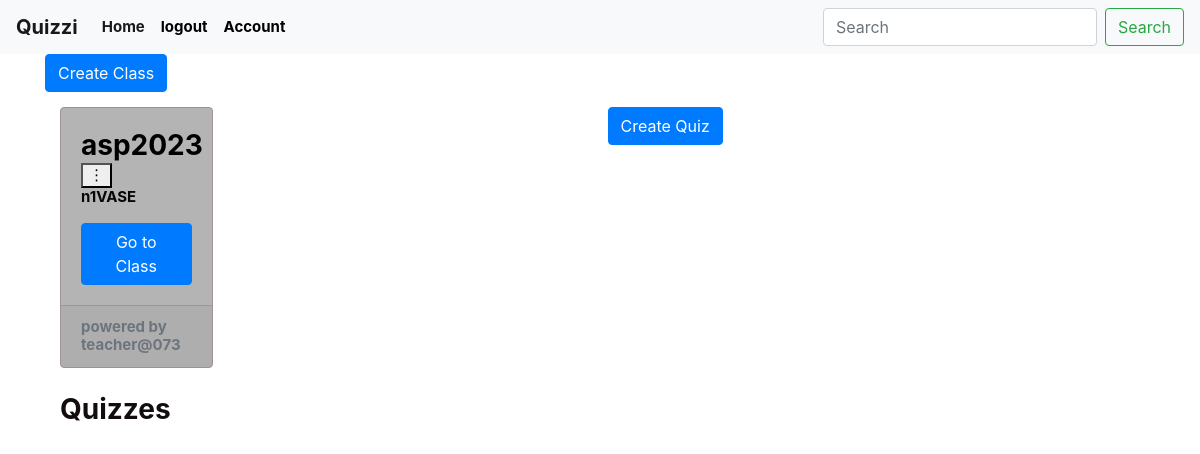
The page /home (signed in) on the database as committed earlier.
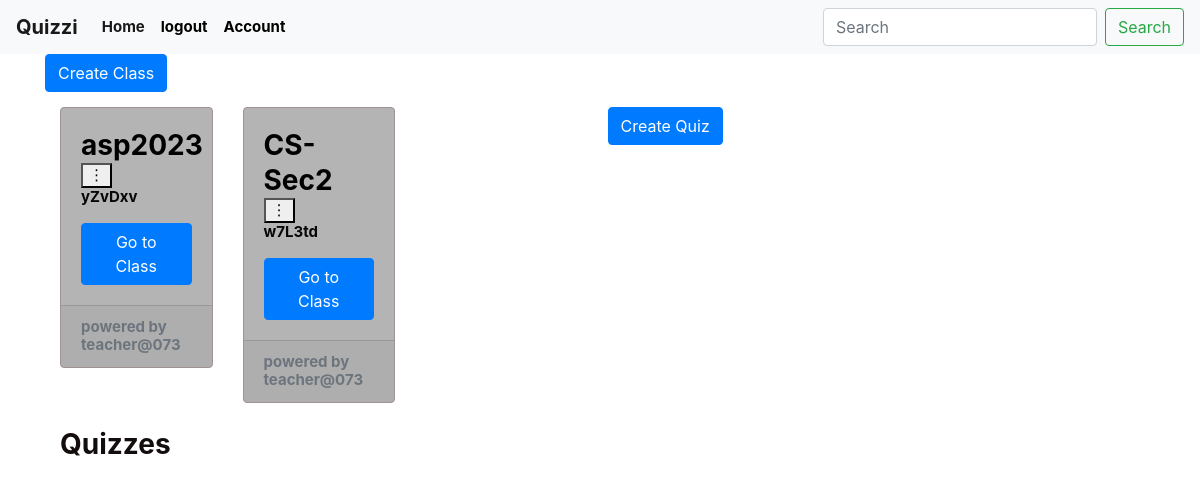
The same page on the database as committed later.
### quiz/models.py (models this page shows, shortened)
class Class(db.Model):
    id = db.Column(db.Integer, primary_key=True)
    username = db.Column(db.String(20),nullable=False)
    class_name = db.Column(db.String(100), nullable=False)
    class_code = db.Column(db.String(6),nullable=False)
    user_id = db.Column(db.Integer, nullable=False)
    nonuserid = db.Column(db.Integer, db.ForeignKey('user.id'), nullable=False)
    assignments = db.relationship('Assignment', backref='classs', lazy=True)
    created_at = db.Column(db.DateTime, server_default=db.func.now())  # Initialized
    quizzes = db.relationship('Quiz',backref='class_',lazy=True)

### quiz/routes.py (the view)
@app.route("/home", methods=['GET'])
def home():
    user = current_user
    role = current_user.role
    if current_user.is_authenticated:
        if role == 'teacher':
            classes = Class.query.filter_by(user_id=current_user.id).all()
        else:
            classes = current_user.classses
        return render_template('home.html', classes=classes, user=user)
    return render_template('home.html', user=user)

### quiz/models.py (called while the page is built)
@login_manager.user_loader
def load_user(user_id):
    return User.query.get(int(user_id))

### quiz/templates/home.html (shortened to what this page needs)
{% extends "layout.html" %}
{% block content %}
{% if user.role == 'teacher' %}
<form method="post" action="{{ url_for('add_class') }}">
    <button type="submit" class="btn btn-primary">Create Class</button>
</form>
{% else %}
<form method="POST" action="{{ url_for('join_class') }}">
    <button type="submit" class="btn btn-primary">Join Class</button>
</form>
{% endif %}
<div class="container-fluid">
    <div class="row">
        <div class="col-md-9">
            <div class="row class-cards">
                {% for classs in classes %}
                <div class="col-md-4">
                    <div class="class-card">
                        <div class="card">
                            <div class="card-body">
                                <tr>
                                    <td>
                                      <h4 style="display: inline-block;"><a href="{{ url_for('class_info', classid=classs.id) }}" style="color: black;">{{ classs.class_name }}</a></h4>
                                    </td>
                                    <td>
                                        <div class="threedot">
                                      <div class="dropdown" style="display: inline-block;">
                                        <button  id="dropdownMenuButton" data-toggle="dropdown"   >
                                            &vellip;
                                        </button>
                                      </div>
                                    </div>
                                    </td>
                                  </tr>
                                <p class="card-text">{{ classs.class_code }}</p>
                                <a href="{{ url_for('class_info', classid=classs.id) }}" class="btn btn-primary">Go to Class</a>
                            </div>
                            <div class="card-footer text-muted">
                                powered by {{ classs.username }}
                            </div>
                        </div>
                    </div>
                </div>
                {% endfor %}
            </div>
        </div>
        <div class="col-md-3">
            <div class="quiz-frame">
                {% if user.role == 'teacher' %}
                <form method="post" action="{{ url_for('add_quiz') }}">
                    <button type="submit" class="btn btn-primary">Create Quiz</button>
                </form>
                {% endif %}
            </div>
        </div>
    </div>
</div>
<div class="container mt-4">
    <div class="row">
        <div class="col-md-6">
            <h3>Quizzes</h3>
        </div>
    </div>
</div>
{% endblock %}

Rows that differ between the two databases and show on the page:
changed Class "asp2023": class_code "n1VASE" → "yZvDxv"
added Class: class_name "CS-Sec2", class_code "w7L3td", username "teacher@073"
